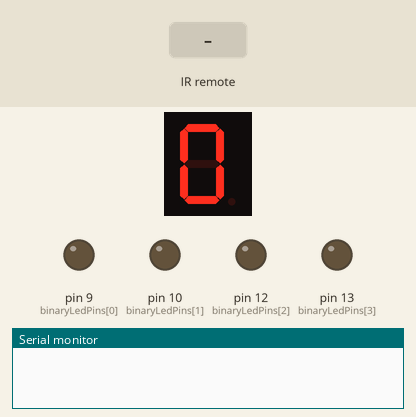
Recording of a sketch running on a simulated Arduino Uno, built with avr-gcc and run on an emulated ATmega328P. Shown: 1-digit seven-segment display, output pins drawn as LEDs (lit = HIGH), the last lines printed to the serial monitor. Wiring (inferred from the names in the program): 1-digit 7-segment display, segments lit when HIGH: segments pin 2, pin 3, pin 4, pin 5, pin 6, pin 7, pin 8. Inputs (shaded band) come from the test bench. The segment pins are drawn as the display they are named for; pins used as bus, display or sensor lines are not drawn.

Above: at 1.2 s.
1.3 s: infrared code 0xF30CFF00 received
At 2.5 s:
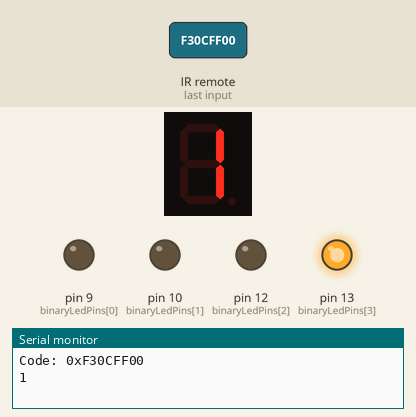
2.8 s: infrared code 0xE718FF00 received
At 3.8 s:
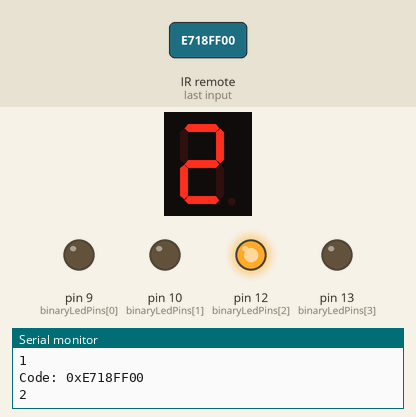
4.3 s: infrared code 0xA15EFF00 received
At 5.0 s:
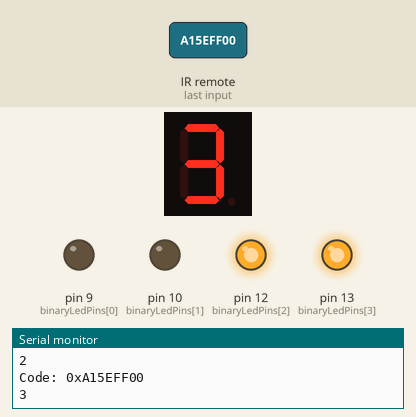
5.8 s: infrared code 0xF708FF00 received
At 6.1 s:
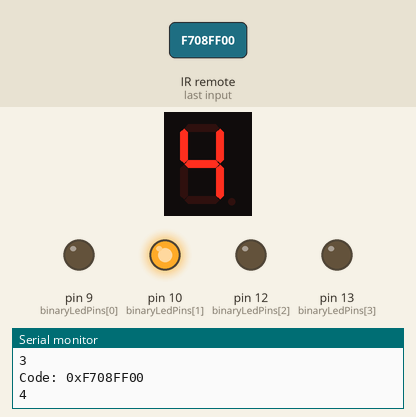
7.3 s: infrared code 0xE31CFF00 received
At 8.5 s:
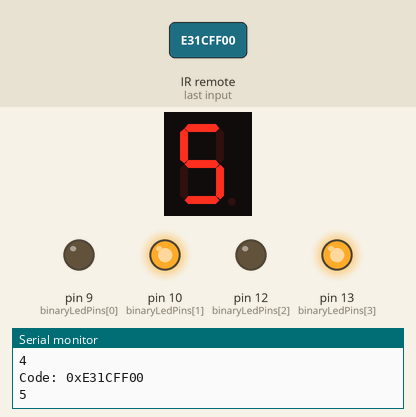
8.8 s: infrared code 0xA55AFF00 received
At 9.6 s:
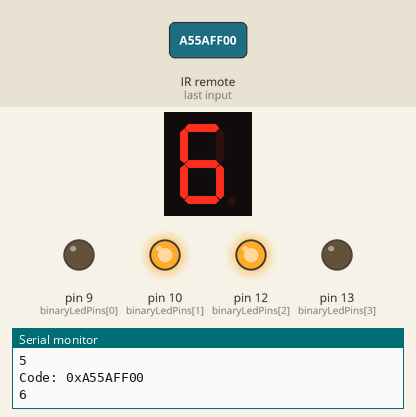
Timing chart, 0 to 11.3 s (numbered marks = the images above; inputs shaded):
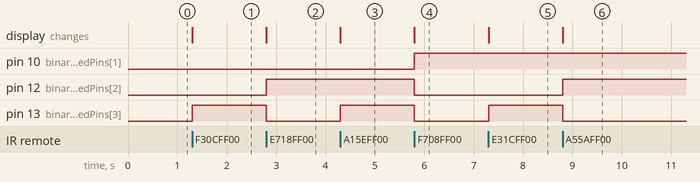

The sketch:

Birthday_IRemote_Binary_LEDs.ino
```cpp
/*
 * FINAL CODE: IR Remote to 7-Segment and Binary LEDs
 * * This sketch listens for an IR remote.
 * - When a number (0-9) is pressed, it displays it on a 1-digit 7-segment display.
 * - It also displays the 4-bit binary version of that number on 4 LEDs.
 * * Assumed Wiring:
 * - IR Receiver Signal Pin -> Pin 11
 * - 7-Segment (a-g) -> Pins 2, 3, 4, 5, 6, 7, 8 (Common Cathode)
 * - 4 Binary LEDs (8, 4, 2, 1) -> Pins 9, 10, 12, 13
 */

#include <IRremote.h>

// --- PIN DEFINITIONS ---
#define IR_RECEIVE_PIN 11

// 1-Digit 7-Segment Display (Pins for segments a, b, c, d, e, f, g)
const int simpleSegmentPins[] = {2, 3, 4, 5, 6, 7, 8};

// 4 LEDs for Binary (Pins for 8, 4, 2, 1 bits)
// (Pin 9=8s, Pin 10=4s, Pin 12=2s, Pin 13=1s)
const int binaryLedPins[] = {9, 10, 12, 13};

// --- DATA PATTERNS ---
// 1-Digit Display (Common Cathode: 1=ON, 0=OFF)
byte decimalPatterns[10][7] = {
  {1, 1, 1, 1, 1, 1, 0}, // 0
  {0, 1, 1, 0, 0, 0, 0}, // 1
  {1, 1, 0, 1, 1, 0, 1}, // 2
  {1, 1, 1, 1, 0, 0, 1}, // 3
  {0, 1, 1, 0, 0, 1, 1}, // 4
  {1, 0, 1, 1, 0, 1, 1}, // 5
  {1, 0, 1, 1, 1, 1, 1}, // 6
  {1, 1, 1, 0, 0, 0, 0}, // 7
  {1, 1, 1, 1, 1, 1, 1}, // 8
  {1, 1, 1, 1, 0, 1, 1}  // 9
};

void setup() {

   Serial.begin(9600);
  // Start IR Receiver
  IrReceiver.begin(IR_RECEIVE_PIN, false);

  // Set all 1-Digit pins to OUTPUT
  for (int i = 0; i < 7; i++) {
    pinMode(simpleSegmentPins[i], OUTPUT);
  }

  // Set all 4 Binary LED pins to OUTPUT
  for (int i = 0; i < 4; i++) {
    pinMode(binaryLedPins[i], OUTPUT);
  }

  // Display '0' on both displays to start
  displayDecimal(0);
  displayBinary(0);
}

void loop() {
  // Check if a signal has been received
  if (IrReceiver.decode()) {

    Serial.print("Code: 0x");
    Serial.println(IrReceiver.decodedIRData.decodedRawData, HEX);

    int newNumber = 0; // Default to -1 (no valid number)

    // Check which button was pressed
    switch (IrReceiver.decodedIRData.decodedRawData) {

      // ===============================================
      // !!! REPLACE THESE CODES WITH YOURS !!!
      // ===============================================
      case 0xE916FF00: newNumber = 0; break;
      case 0xF30CFF00: newNumber = 1; break;
      case 0xE718FF00: newNumber = 2; break;
      case 0xA15EFF00: newNumber = 3; break;
      case 0xF708FF00: newNumber = 4; break;
      case 0xE31CFF00: newNumber = 5; break;
      case 0xA55AFF00: newNumber = 6; break;
      case 0xBD42FF00: newNumber = 7; break;
      case 0xAD52FF00: newNumber = 8; break;
      case 0xB54AFF00: newNumber = 9; break;
    }

    // If a valid number (0-9) was pressed
    if (newNumber >= 0) {
      // Update both displays
    Serial.println(newNumber);
      displayDecimal(newNumber);
      displayBinary(newNumber);
    }

    IrReceiver.resume(); // Ready for the next press
  }
}

/**
 * Displays a number (0-9) on the 1-digit 7-segment display.
 */
void displayDecimal(int num) {
  // Set all 7 segments based on the pattern
  for (int i = 0; i < 7; i++) {
    digitalWrite(simpleSegmentPins[i], decimalPatterns[num][i]);
  }
}

/**
 * Displays a number (0-9) in 4-bit binary on the 4 LEDs.
 */
void displayBinary(int num) {
  // Use bitwise math to get each of the 4 bits
  int bit3 = (num >> 3) & 1; // 8s bit
  int bit2 = (num >> 2) & 1; // 4s bit
  int bit1 = (num >> 1) & 1; // 2s bit
  int bit0 = num & 1;        // 1s bit

  // Serial.println("1's bit: " + bit1);

  // Write the state to the LEDs
  digitalWrite(binaryLedPins[0], bit3); // 8s bit
  digitalWrite(binaryLedPins[1], bit2); // 4s bit
  digitalWrite(binaryLedPins[2], bit1); // 2s bit
  digitalWrite(binaryLedPins[3], bit0); // 1s bit
}
```

Measured:
- after the input at 1.3 s, pin 13 (binaryLedPins[3]): LOW → HIGH at once; the display: changes at once (image 1)
- after the input at 2.8 s, pin 12 (binaryLedPins[2]): LOW → HIGH at once; pin 13 (binaryLedPins[3]): HIGH → LOW at once; the display: changes at once (image 2)
- after the input at 4.3 s, pin 13 (binaryLedPins[3]): LOW → HIGH at once; the display: changes at once (image 3)
- after the input at 5.8 s, pin 10 (binaryLedPins[1]): LOW → HIGH at once; pin 12 (binaryLedPins[2]), pin 13 (binaryLedPins[3]): HIGH → LOW at once; the display: changes at once (image 4)
- after the input at 7.3 s, pin 13 (binaryLedPins[3]): LOW → HIGH at once; the display: changes at once (image 5)
- after the input at 8.8 s, pin 12 (binaryLedPins[2]): LOW → HIGH at once; pin 13 (binaryLedPins[3]): HIGH → LOW at once; the display: changes at once (image 6)
